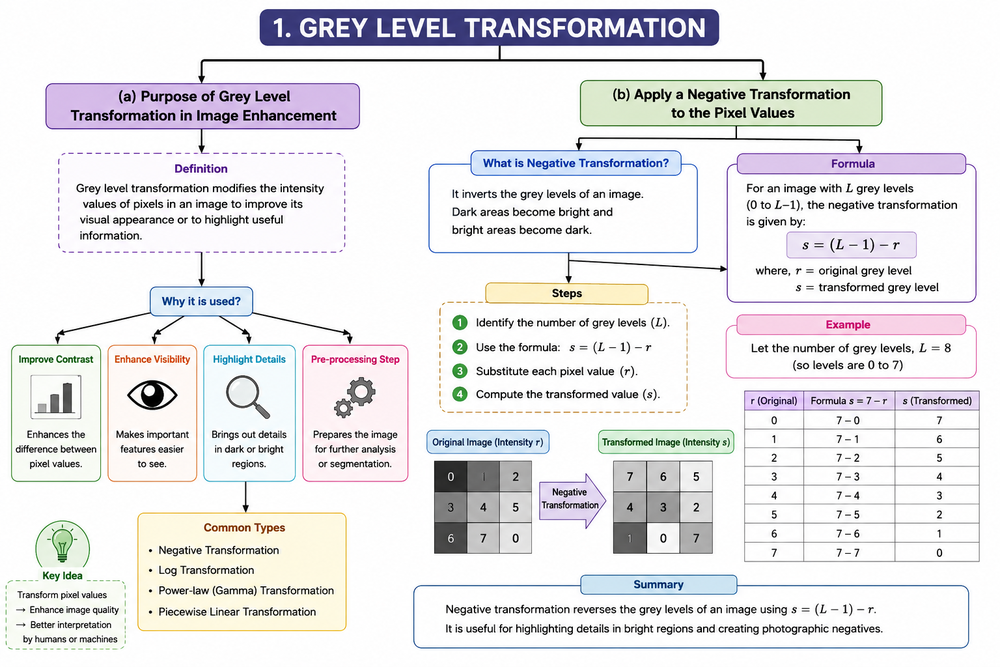
#> input picture C02/AT1/Q01/Q01.png, 1000 x 667 px, shrunk from 1536 x 1024 before the run, given in place of Screenshot 2026-08-07 133747.png, which was not available
$ python exp_9.py
#> lines starting #> are read from the running program, lines starting #| are printed output that depends on the picture; pictures that were not available may be replaced by others from this repository, and a replacement may not be noted
# -*- coding: utf-8 -*-
"""EXP 9

Automatically generated by Colab.

Original file is located at
    https://colab.research.google.com/drive/1cW6Cj3rjn8VcHI7slHyYFLuD6EI3zvyD
"""

from google.colab import files
uploaded = files.upload()
#> the answer given: Q01.png

import cv2
from google.colab.patches import cv2_imshow

# Read the image
# Please change "Screenshot 2026-08-07 133747.png" to the actual uploaded image name
img = cv2.imread("Screenshot 2026-08-07 133747.png")
#> img is the input picture: shape (667, 1000, 3); mean B, G, R 232.1, 230, 230.7

# Check if image is loaded
if img is None:
    print("Error: Image not found! Please check the filename.")
    # Removed exit() to allow the rest of the code to be visible if there are other issues.

# Rotate 90 degrees clockwise
clockwise = cv2.rotate(img, cv2.ROTATE_90_CLOCKWISE)
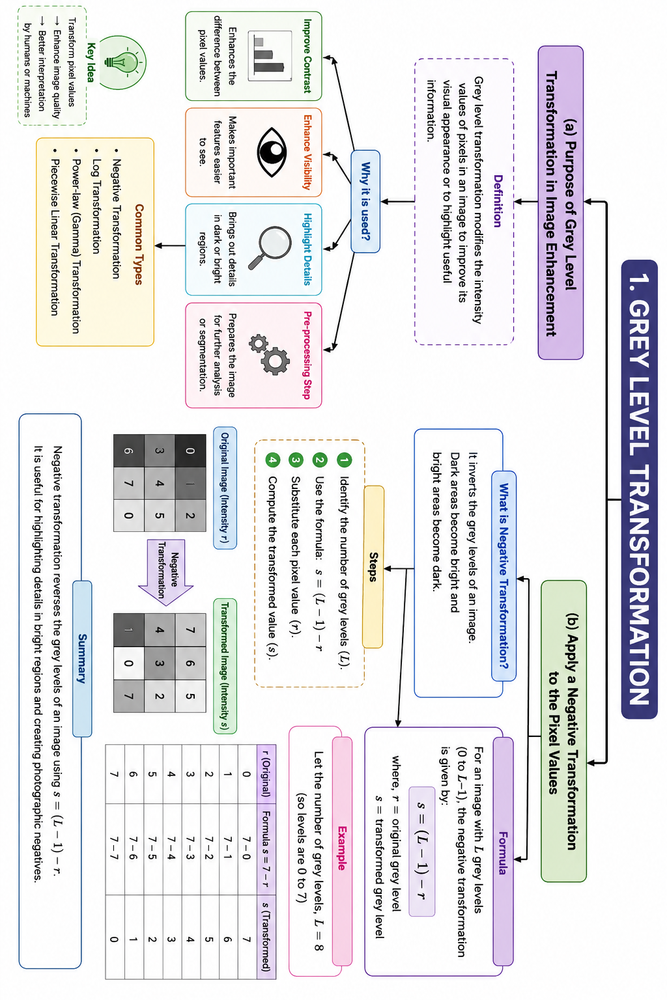
#> clockwise: shape (1000, 667, 3); mean B, G, R 232.1, 230, 230.7

# Rotate 90 degrees counterclockwise
counterclockwise = cv2.rotate(img, cv2.ROTATE_90_COUNTERCLOCKWISE)
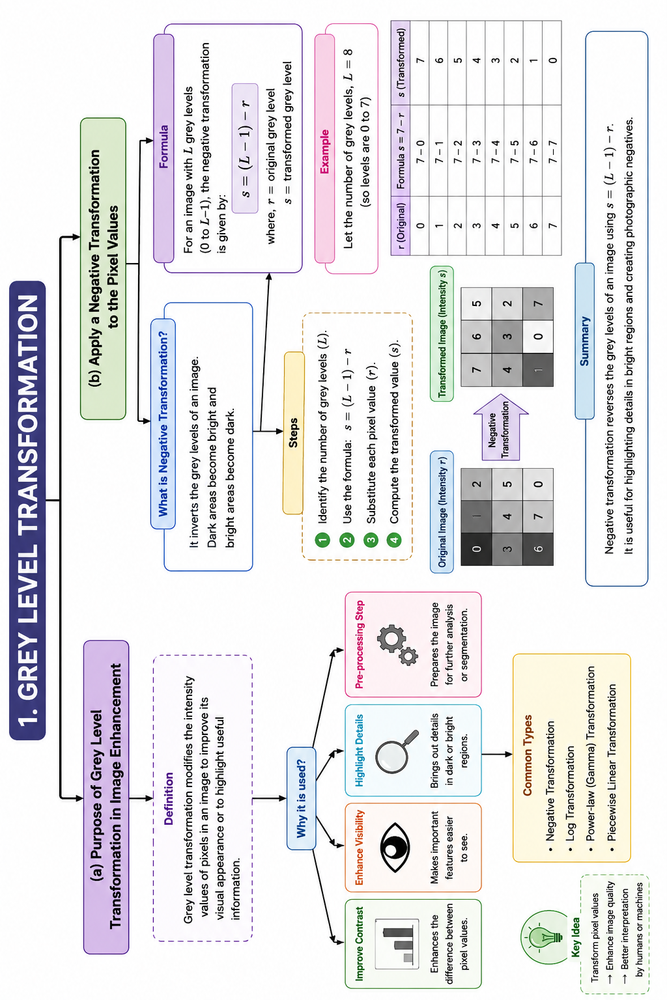
#> counterclockwise: shape (1000, 667, 3); mean B, G, R 232.1, 230, 230.7

# Display original and rotated images
cv2_imshow(img)
cv2_imshow(clockwise)
cv2_imshow(counterclockwise)

# Save rotated images
cv2.imwrite("clockwise.jpg", clockwise)
cv2.imwrite("counterclockwise.jpg", counterclockwise)

# cv2.waitKey(0) and cv2.destroyAllWindows() are not needed with cv2_imshow

$ run again, on C02/AT1/Q02/Q02.png
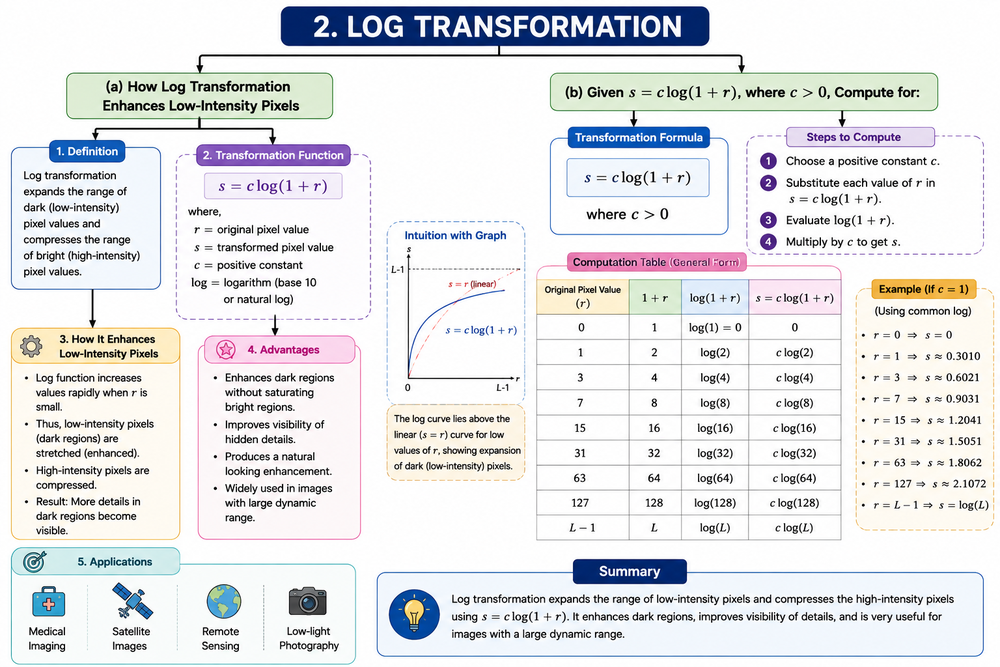
#> input picture C02/AT1/Q02/Q02.png, 1000 x 667 px, shrunk from 1536 x 1024 before the run, given in place of Screenshot 2026-08-07 133747.png, which was not available
#> img is the input picture: shape (667, 1000, 3); mean B, G, R 230.9, 228.6, 227.6
#> `clockwise = cv2.rotate(img, cv2.ROTATE_90_CLOCKWISE)`:
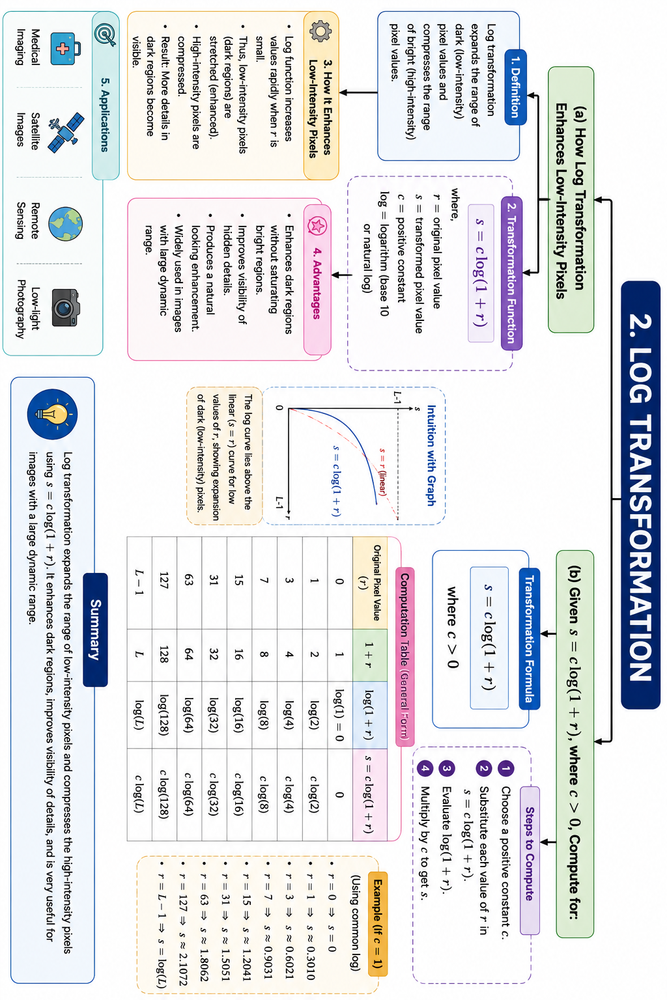
#> clockwise: shape (1000, 667, 3); mean B, G, R 230.9, 228.6, 227.6
#> `counterclockwise = cv2.rotate(img, cv2.ROTATE_90_COUNTERCLOCKWISE)`:
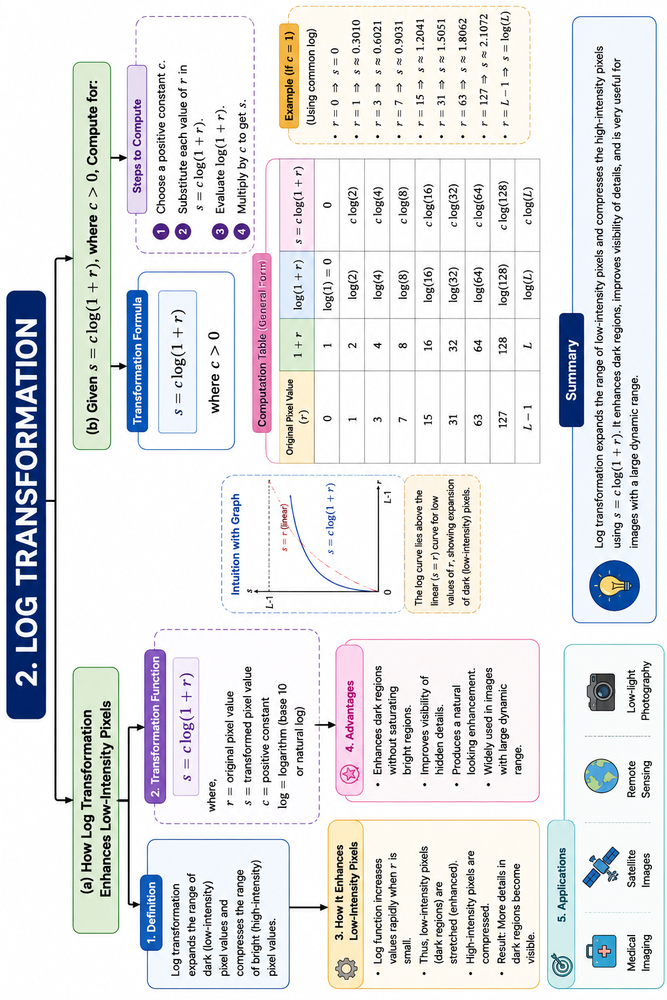
#> counterclockwise: shape (1000, 667, 3); mean B, G, R 230.9, 228.6, 227.6
